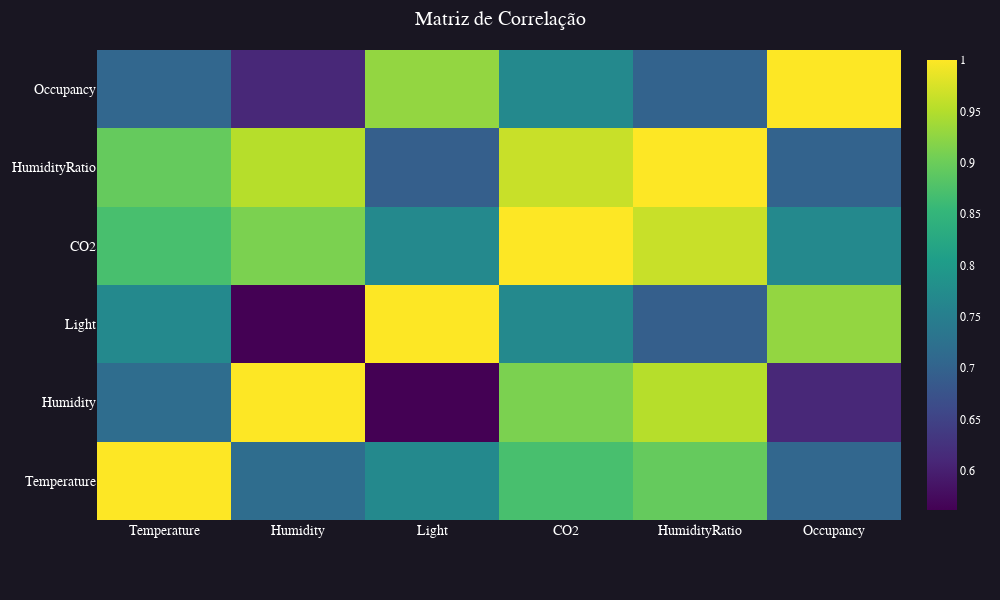

The code cell stored with this chart in its notebook:
### Markdown cell above
Podemos observar que o dataset possui mais dados para a classe *Não ocupado* ou *0*.

### Code cell
# Antes de treinar o modelo, iremos verificar a correlação entre as variáveis
corr = ocupacao_dados.corr()

fig = go.Figure(
    go.Heatmap(
        z=corr,
        x=corr.columns,
        y=corr.columns,
        colorscale='Viridis'
    )
)
fig.update_layout(
    title_text="Matriz de Correlação",

    # Padrao
    **layout_padrao,
)

fig.show()

### Figure 1 — Plotly figure (JSON) as saved in the notebook; plotly's stock layout.template omitted (floating-point values rounded to 4 significant figures)
{"data": [{"colorscale": [[0, "#440154"], [0.1111, "#482878"], [0.2222, "#3e4989"], [0.3333, "#31688e"], [0.4444, "#26828e"], [0.5556, "#1f9e89"], [0.6667, "#35b779"], [0.7778, "#6ece58"], [0.8889, "#b5de2b"], [1, "#fde725"]], "type": "heatmap", "x": ["Temperature", "Humidity", "Light", "CO2", "HumidityRatio", "Occupancy"], "y": ["Temperature", "Humidity", "Light", "CO2", "HumidityRatio", "Occupancy"], "z": [[1, 0.717, 0.7684, 0.8702, 0.8945, 0.7058], [0.717, 1, 0.5619, 0.9116, 0.9519, 0.6108], [0.7684, 0.5619, 1, 0.7692, 0.6933, 0.9279], [0.8702, 0.9116, 0.7692, 1, 0.9644, 0.768], [0.8945, 0.9519, 0.6933, 0.9644, 1, 0.7003], [0.7058, 0.6108, 0.9279, 0.768, 0.7003, 1]]}], "layout": {"font": {"color": "#fff", "family": "Balto"}, "height": 600, "margin": {"b": 80, "l": 60, "r": 30, "t": 50}, "paper_bgcolor": "#191622", "plot_bgcolor": "#191622", "title": {"font": {"size": 20}, "text": "Matriz de Correlação", "x": 0.5, "xanchor": "center"}, "width": 1000, "xaxis": {"gridcolor": "#868686", "gridwidth": 1, "tickfont": {"size": 14}, "title": {"font": {"size": 16}}, "zerolinecolor": "#868686", "zerolinewidth": 2}, "yaxis": {"gridcolor": "#868686", "gridwidth": 1, "tickfont": {"size": 14}, "title": {"font": {"size": 16}}, "zerolinecolor": "#868686", "zerolinewidth": 2}}}
